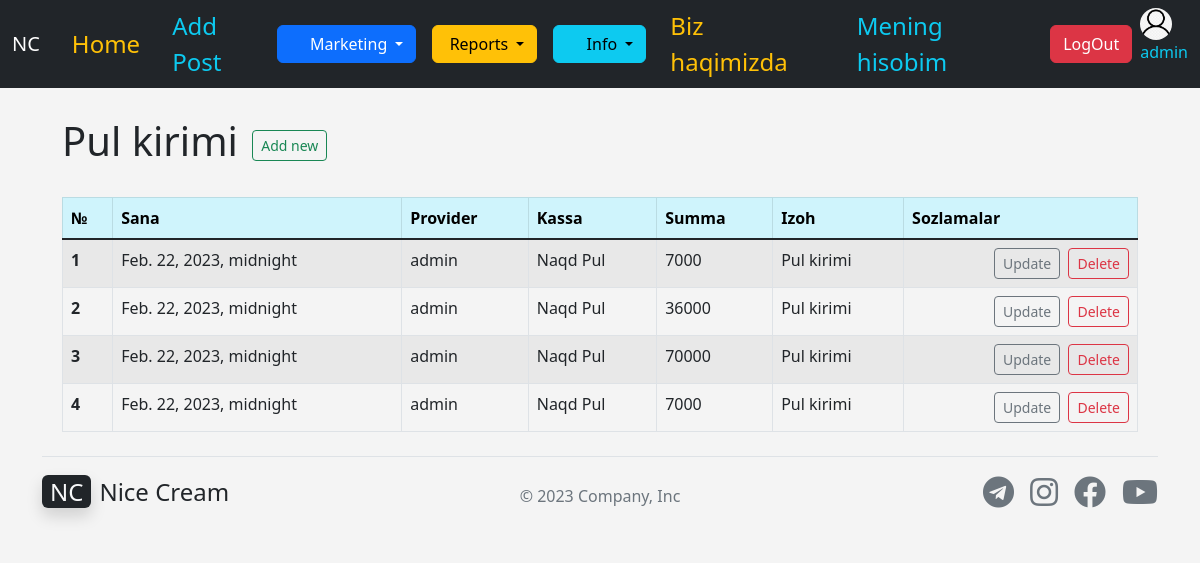
Page /cashes/in_cash_list/ (signed in) on the committed database.
### apps/accounts/models.py (models this page shows)
class User(AbstractUser):
    USER_TYPE_CHOICES = (
        ('PR', 'Provider'),
        ('CL', 'Client'),
    )
    username = models.CharField(max_length=255,unique=True,)
    first_name = models.CharField(max_length=255, blank=True, null=True)
    last_name = models.CharField(max_length=255, blank=True, null=True)
    phone = models.CharField(max_length=50, blank=True, null=True)
    email = models.EmailField(verbose_name='email address', blank=True, max_length=255, null=True)
    activated_date = models.DateTimeField(blank=True, null=True)
    balance = models.IntegerField(default=0)
    image = models.ImageField(default='user4.png',upload_to='images/', blank=True, null=True)
    address = models.CharField(max_length=255, blank=True, null=True)
    is_active = models.BooleanField(default=True)
    is_staff = models.BooleanField(default=False)
    is_superuser = models.BooleanField(default=False)
    user_type = models.CharField(max_length=50,choices=USER_TYPE_CHOICES, default='PR')
    def __str__(self):
        return self.username

### apps/cashes/models.py (models this page shows, shortened)
class InCash(models.Model):
    in_date = models.DateTimeField('Sana',)
    trader = models.ForeignKey(User, blank=True, null=True, on_delete= models.CASCADE, related_name="payer", limit_choices_to ={'user_type':'PR'})
    cash = models.ForeignKey(Cash, blank=True, null=True, on_delete= models.CASCADE)
    summa = models.IntegerField(null=True,)
    comment = models.TextField(blank=True, null=True, default='Pul kirimi',)

class Cash(models.Model):
    name = models.CharField('Kassa Nomi', max_length=50)
    balance = models.IntegerField(default=0)
    def __str__(self):
        return self.name

### apps/cashes/views.py (the view)
# urls.py: path('in_cash_list/', views.in_cash_list, name='in_cash_list'),
def in_cash_list(request):
    in_cash_list = InCash.objects.all().order_by('-in_date')
    return render(request, 'cashes/in_cash_list.html', {
        'in_cash_list' : in_cash_list,
    })

### apps/cashes/templates/cashes/in_cash_list.html
{% extends 'base.html' %}
{% block content %}
<div class="container">
<br>
<h1>Pul kirimi   <a href="{% url 'add_in_cash' %}" class="btn btn-outline-success btn-sm mx-1">Add new</a></h1><br>
<table class="table table-striped table-hover table-bordered">
    <thead class="table-info">
      <tr>
        <th scope="col">№</th>
        <th scope="col">Sana</th>
        <th scope="col">Provider</th>
        <th scope="col">Kassa</th>
        <th scope="col">Summa</th>
        <th scope="col">Izoh</th>
        <th scope="col">Sozlamalar</th>
      </tr>
    </thead>
    <tbody class="table-group-divider">
      {% for cash in in_cash_list %}
      <tr>
        <th scope="row">{{ forloop.counter }}</th>
        <td>{{ cash.in_date }}</td>
        <td>{{ cash.trader }}</td>
        <td>{{ cash.cash}}</td>
        <td>{{ cash.summa}}</td>
        <td>{{ cash.comment }}</td>
        {% if user.is_superuser %}
        <td align="right">
          <a href="{% url 'update_in_cash' cash.id %}" class="btn btn-outline-secondary btn-sm mx-1">Update</a>
          <a href="{% url 'delete_in_cash' cash.id %}" class="btn btn-outline-danger btn-sm">Delete</a>
        </td>
            {% endif %}
      </tr>
      {% endfor %}
    </tbody>
  </table>
</div>
{% endblock content %}

### templates/navbar.html (shortened to what this page needs)
<nav class="navbar navbar-dark navbar-expand-lg bg-dark">
    <div class="container-fluid">
      <a class="navbar-brand" href="{% url 'home' %}">NC</a>
      <div class="collapse navbar-collapse" id="navbarSupportedContent">
        <a href="{% url 'home' %}" class="nav-link px-3 text-warning fs-4">Home</a>
        <a href="{% url 'post_new' %}" class="nav-link px-3 text-info fs-4">Add Post</a>
        <ul class="navbar-nav me-auto mb-2 mb-lg-0">
          {% if user.is_superuser %}
          <li class="nav-item dropdown">
            <button class="btn btn-primary dropdown-toggle" type="button" data-bs-toggle="dropdown" aria-expanded="false">
              <i class="far fa-cart-arrow-down"></i>  Marketing
          </button>
          </li>
          <li class="nav-item">
            <a class="nav-link" href="#"></a>
          </li>
          <li class="nav-item dropdown">
            <button class="btn btn-warning dropdown-toggle" type="button" data-bs-toggle="dropdown" aria-expanded="false">
                Reports
          </button>
          </li>
          <li class="nav-item">
            <a class="nav-link" href="#"></a>
          </li>
          <li class="nav-item dropdown">
            <button class="btn btn-info dropdown-toggle" type="button" data-bs-toggle="dropdown" aria-expanded="false">
              <i class="far fa-info-circle"></i>  Info
          </button>
          </li>
          {% endif %}
        </ul>
          <a href="{% url 'home' %}" class="nav-link px-4 text-warning fs-4">Biz haqimizda</a>
          {% if user.is_authenticated %}
          <a href="{% url 'home' %}" class="nav-link px-4 text-info fs-4">Mening hisobim</a>
          <a href="{% url 'logout' %}" class="btn btn-danger mt-2 mb-2 mx-2">LogOut</a>
          <div class="d-block">
              {% if user.image %}
              <img src="{{ user.image.url }}" alt="mdo" width="32" height="32" class="rounded-circle">
              {% endif %}
            <p class="text-info">{{ user.username }}</p>
          </div>
          {% else %}
          <a href="{% url 'login' %}" class="btn btn-outline-light me-2">Login</a>
          <a href="{% url 'register_user' %}" class="btn btn-warning">Sign-up</a>
          {% endif %}
      </div>
    </div>
  </nav>

### templates/base.html (style rules this page uses)
body { background: #f4f4f4; }

### rows in the picture
User: image (picture), username "admin"
InCash: in_date "Feb. 22, 2023, midnight", trader "admin", cash "Naqd Pul", summa "7000", comment "Pul kirimi"
InCash: in_date "Feb. 22, 2023, midnight", trader "admin", cash "Naqd Pul", summa "36000", comment "Pul kirimi"
InCash: in_date "Feb. 22, 2023, midnight", trader "admin", cash "Naqd Pul", summa "70000", comment "Pul kirimi"
InCash: in_date "Feb. 22, 2023, midnight", trader "admin", cash "Naqd Pul", summa "7000", comment "Pul kirimi"
